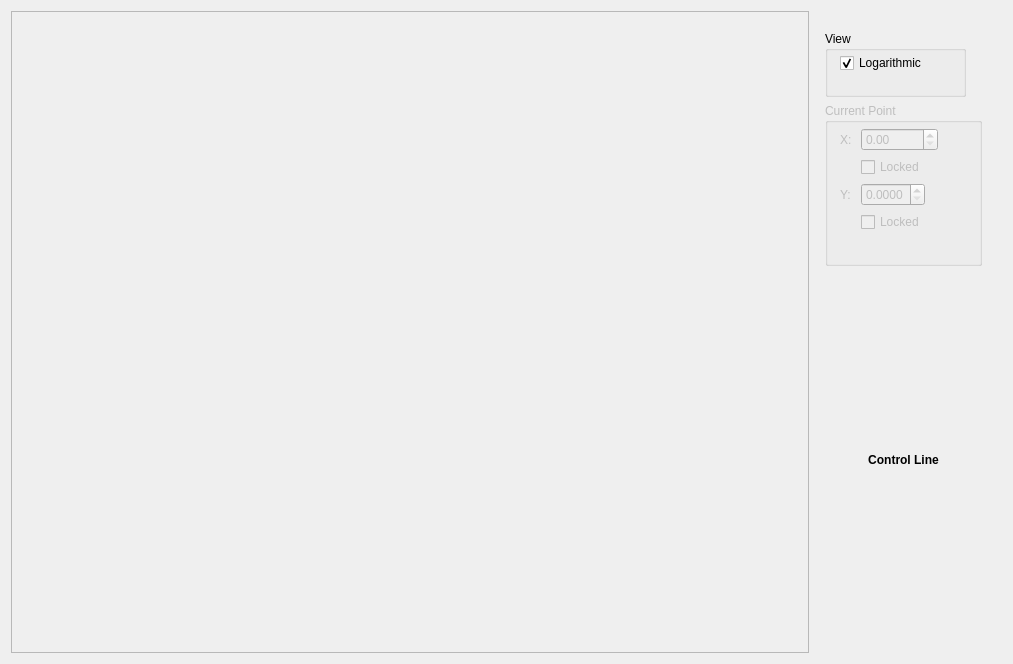
<?xml version="1.0" encoding="UTF-8"?>
<ui version="4.0">
 <class>ControlBoard</class>
 <widget class="QWidget" name="ControlBoard">
  <property name="geometry">
   <rect>
    <x>0</x>
    <y>0</y>
    <width>1013</width>
    <height>664</height>
   </rect>
  </property>
  <property name="sizePolicy">
   <sizepolicy hsizetype="MinimumExpanding" vsizetype="MinimumExpanding">
    <horstretch>0</horstretch>
    <verstretch>0</verstretch>
   </sizepolicy>
  </property>
  <property name="windowTitle">
   <string>ControlBoard</string>
  </property>
  <layout class="QVBoxLayout" name="verticalLayout_4">
   <item>
    <layout class="QHBoxLayout" name="horizontalLayout">
     <property name="margin">
      <number>0</number>
     </property>
     <item>
      <layout class="QVBoxLayout" name="verticalLayout_3">
       <property name="leftMargin">
        <number>0</number>
       </property>
       <property name="topMargin">
        <number>0</number>
       </property>
       <property name="rightMargin">
        <number>5</number>
       </property>
       <property name="bottomMargin">
        <number>0</number>
       </property>
       <item>
        <widget class="QFrame" name="frame_LineWidget">
         <property name="enabled">
          <bool>true</bool>
         </property>
         <property name="sizePolicy">
          <sizepolicy hsizetype="MinimumExpanding" vsizetype="MinimumExpanding">
           <horstretch>0</horstretch>
           <verstretch>0</verstretch>
          </sizepolicy>
         </property>
         <property name="minimumSize">
          <size>
           <width>400</width>
           <height>60</height>
          </size>
         </property>
         <property name="baseSize">
          <size>
           <width>0</width>
           <height>0</height>
          </size>
         </property>
         <property name="frameShape">
          <enum>QFrame::StyledPanel</enum>
         </property>
         <property name="frameShadow">
          <enum>QFrame::Raised</enum>
         </property>
        </widget>
       </item>
      </layout>
     </item>
     <item>
      <layout class="QVBoxLayout" name="verticalLayout">
       <property name="sizeConstraint">
        <enum>QLayout::SetDefaultConstraint</enum>
       </property>
       <property name="leftMargin">
        <number>5</number>
       </property>
       <property name="topMargin">
        <number>20</number>
       </property>
       <property name="rightMargin">
        <number>20</number>
       </property>
       <property name="bottomMargin">
        <number>5</number>
       </property>
       <item>
        <widget class="QGroupBox" name="groupBox_View">
         <property name="sizePolicy">
          <sizepolicy hsizetype="Maximum" vsizetype="Maximum">
           <horstretch>0</horstretch>
           <verstretch>0</verstretch>
          </sizepolicy>
         </property>
         <property name="minimumSize">
          <size>
           <width>141</width>
           <height>66</height>
          </size>
         </property>
         <property name="title">
          <string>View</string>
         </property>
         <property name="alignment">
          <set>Qt::AlignLeading|Qt::AlignLeft|Qt::AlignTop</set>
         </property>
         <widget class="QWidget" name="verticalLayoutWidget">
          <property name="geometry">
           <rect>
            <x>0</x>
            <y>20</y>
            <width>141</width>
            <height>30</height>
           </rect>
          </property>
          <layout class="QVBoxLayout" name="verticalLayout_view">
           <property name="leftMargin">
            <number>15</number>
           </property>
           <property name="topMargin">
            <number>5</number>
           </property>
           <item>
            <widget class="QCheckBox" name="checkBox_Logarithmic">
             <property name="sizePolicy">
              <sizepolicy hsizetype="Maximum" vsizetype="Maximum">
               <horstretch>0</horstretch>
               <verstretch>0</verstretch>
              </sizepolicy>
             </property>
             <property name="text">
              <string>Logarithmic</string>
             </property>
             <property name="checked">
              <bool>true</bool>
             </property>
             <property name="tristate">
              <bool>false</bool>
             </property>
            </widget>
           </item>
          </layout>
         </widget>
        </widget>
       </item>
       <item>
        <widget class="QGroupBox" name="groupBox_CurrentPoint">
         <property name="enabled">
          <bool>false</bool>
         </property>
         <property name="sizePolicy">
          <sizepolicy hsizetype="Maximum" vsizetype="Maximum">
           <horstretch>0</horstretch>
           <verstretch>0</verstretch>
          </sizepolicy>
         </property>
         <property name="minimumSize">
          <size>
           <width>157</width>
           <height>163</height>
          </size>
         </property>
         <property name="title">
          <string>Current Point</string>
         </property>
         <property name="alignment">
          <set>Qt::AlignLeading|Qt::AlignLeft|Qt::AlignTop</set>
         </property>
         <property name="flat">
          <bool>false</bool>
         </property>
         <widget class="QWidget" name="formLayoutWidget">
          <property name="geometry">
           <rect>
            <x>0</x>
            <y>20</y>
            <width>155</width>
            <height>136</height>
           </rect>
          </property>
          <layout class="QFormLayout" name="formLayout">
           <property name="leftMargin">
            <number>15</number>
           </property>
           <property name="topMargin">
            <number>5</number>
           </property>
           <item row="0" column="0">
            <widget class="QLabel" name="label">
             <property name="text">
              <string>X: </string>
             </property>
            </widget>
           </item>
           <item row="0" column="1">
            <widget class="QDoubleSpinBox" name="doubleSpinBox_XPoint">
             <property name="sizePolicy">
              <sizepolicy hsizetype="Maximum" vsizetype="Fixed">
               <horstretch>0</horstretch>
               <verstretch>0</verstretch>
              </sizepolicy>
             </property>
             <property name="maximum">
              <double>99999.990000000005239</double>
             </property>
             <property name="singleStep">
              <double>100.000000000000000</double>
             </property>
            </widget>
           </item>
           <item row="1" column="1">
            <widget class="QCheckBox" name="checkBox_XLock">
             <property name="text">
              <string>Locked</string>
             </property>
            </widget>
           </item>
           <item row="3" column="1">
            <widget class="QCheckBox" name="checkBox_YLock">
             <property name="text">
              <string>Locked</string>
             </property>
            </widget>
           </item>
           <item row="2" column="1">
            <widget class="QDoubleSpinBox" name="doubleSpinBox_YPoint">
             <property name="sizePolicy">
              <sizepolicy hsizetype="Maximum" vsizetype="Fixed">
               <horstretch>0</horstretch>
               <verstretch>0</verstretch>
              </sizepolicy>
             </property>
             <property name="decimals">
              <number>4</number>
             </property>
             <property name="maximum">
              <double>1.999900000000000</double>
             </property>
             <property name="singleStep">
              <double>0.005000000000000</double>
             </property>
            </widget>
           </item>
           <item row="2" column="0">
            <widget class="QLabel" name="label_2">
             <property name="text">
              <string>Y: </string>
             </property>
            </widget>
           </item>
          </layout>
         </widget>
        </widget>
       </item>
       <item>
        <layout class="QVBoxLayout" name="verticalLayout_2">
         <item>
          <widget class="QLabel" name="label_3">
           <property name="text">
            <string>&lt;html&gt;&lt;head/&gt;&lt;body&gt;&lt;p&gt;&lt;span style=&quot; font-weight:600;&quot;&gt;Control Line&lt;/span&gt;&lt;/p&gt;&lt;/body&gt;&lt;/html&gt;</string>
           </property>
           <property name="alignment">
            <set>Qt::AlignCenter</set>
           </property>
          </widget>
         </item>
        </layout>
       </item>
      </layout>
     </item>
    </layout>
   </item>
  </layout>
 </widget>
 <layoutdefault spacing="6" margin="11"/>
 <resources/>
 <connections/>
</ui>
